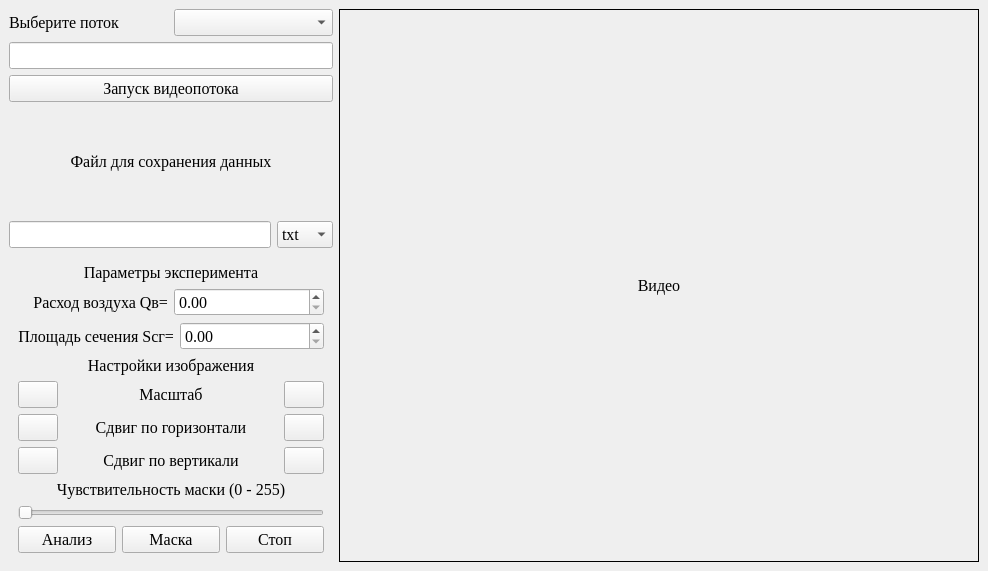
<?xml version="1.0" encoding="UTF-8"?>
<ui version="4.0">
 <class>MainWindow</class>
 <widget class="QMainWindow" name="MainWindow">
  <property name="geometry">
   <rect>
    <x>0</x>
    <y>0</y>
    <width>988</width>
    <height>571</height>
   </rect>
  </property>
  <property name="font">
   <font>
    <family>Times New Roman</family>
    <pointsize>12</pointsize>
   </font>
  </property>
  <property name="windowTitle">
   <string>MainWindow</string>
  </property>
  <widget class="QWidget" name="centralwidget">
   <layout class="QHBoxLayout" name="horizontalLayout_10">
    <item>
     <layout class="QVBoxLayout" name="verticalLayout_3">
      <item>
       <layout class="QHBoxLayout" name="horizontalLayout_6">
        <item>
         <widget class="QLabel" name="label_3">
          <property name="text">
           <string>Выберите поток</string>
          </property>
         </widget>
        </item>
        <item>
         <widget class="QComboBox" name="camera">
          <property name="currentIndex">
           <number>-1</number>
          </property>
          <item>
           <property name="text">
            <string>Из файла</string>
           </property>
          </item>
          <item>
           <property name="text">
            <string>0</string>
           </property>
          </item>
          <item>
           <property name="text">
            <string>1</string>
           </property>
          </item>
          <item>
           <property name="text">
            <string>2</string>
           </property>
          </item>
         </widget>
        </item>
       </layout>
      </item>
      <item>
       <layout class="QHBoxLayout" name="horizontalLayout_5">
        <item>
         <widget class="QLineEdit" name="input_file"/>
        </item>
       </layout>
      </item>
      <item>
       <widget class="QPushButton" name="view">
        <property name="text">
         <string>Запуск видеопотока</string>
        </property>
       </widget>
      </item>
      <item>
       <widget class="QLabel" name="label">
        <property name="text">
         <string>Файл для сохранения данных</string>
        </property>
        <property name="alignment">
         <set>Qt::AlignCenter</set>
        </property>
       </widget>
      </item>
      <item>
       <layout class="QHBoxLayout" name="horizontalLayout_7">
        <item>
         <widget class="QLineEdit" name="result_file"/>
        </item>
        <item>
         <widget class="QComboBox" name="expansion">
          <item>
           <property name="text">
            <string>txt</string>
           </property>
          </item>
          <item>
           <property name="text">
            <string>xlsx</string>
           </property>
          </item>
         </widget>
        </item>
       </layout>
      </item>
      <item>
       <widget class="QWidget" name="setting" native="true">
        <layout class="QVBoxLayout" name="verticalLayout_2">
         <item>
          <layout class="QVBoxLayout" name="verticalLayout">
           <item>
            <layout class="QVBoxLayout" name="verticalLayout_4">
             <item>
              <widget class="QLabel" name="label_2">
               <property name="text">
                <string>Параметры эксперимента</string>
               </property>
               <property name="alignment">
                <set>Qt::AlignCenter</set>
               </property>
              </widget>
             </item>
             <item>
              <layout class="QHBoxLayout" name="horizontalLayout_9">
               <item>
                <widget class="QLabel" name="label_9">
                 <property name="text">
                  <string>Расход воздуха Qв=</string>
                 </property>
                 <property name="alignment">
                  <set>Qt::AlignRight|Qt::AlignTrailing|Qt::AlignVCenter</set>
                 </property>
                </widget>
               </item>
               <item>
                <widget class="QDoubleSpinBox" name="Qv"/>
               </item>
              </layout>
             </item>
             <item>
              <layout class="QHBoxLayout" name="horizontalLayout_8">
               <item>
                <widget class="QLabel" name="label_10">
                 <property name="text">
                  <string>Площадь сечения Sсг=</string>
                 </property>
                 <property name="alignment">
                  <set>Qt::AlignRight|Qt::AlignTrailing|Qt::AlignVCenter</set>
                 </property>
                </widget>
               </item>
               <item>
                <widget class="QDoubleSpinBox" name="ssg"/>
               </item>
              </layout>
             </item>
            </layout>
           </item>
           <item>
            <widget class="QLabel" name="label_5">
             <property name="text">
              <string>Настройки изображения</string>
             </property>
             <property name="alignment">
              <set>Qt::AlignCenter</set>
             </property>
            </widget>
           </item>
           <item>
            <layout class="QHBoxLayout" name="horizontalLayout_3">
             <item>
              <widget class="QPushButton" name="size_min">
               <property name="sizePolicy">
                <sizepolicy hsizetype="Fixed" vsizetype="Fixed">
                 <horstretch>0</horstretch>
                 <verstretch>0</verstretch>
                </sizepolicy>
               </property>
               <property name="maximumSize">
                <size>
                 <width>40</width>
                 <height>40</height>
                </size>
               </property>
               <property name="text">
                <string/>
               </property>
               <property name="iconSize">
                <size>
                 <width>40</width>
                 <height>40</height>
                </size>
               </property>
              </widget>
             </item>
             <item>
              <widget class="QLabel" name="label_6">
               <property name="text">
                <string>Масштаб</string>
               </property>
               <property name="alignment">
                <set>Qt::AlignCenter</set>
               </property>
              </widget>
             </item>
             <item>
              <widget class="QPushButton" name="size_plus">
               <property name="sizePolicy">
                <sizepolicy hsizetype="Fixed" vsizetype="Fixed">
                 <horstretch>40</horstretch>
                 <verstretch>40</verstretch>
                </sizepolicy>
               </property>
               <property name="maximumSize">
                <size>
                 <width>40</width>
                 <height>40</height>
                </size>
               </property>
               <property name="text">
                <string/>
               </property>
               <property name="iconSize">
                <size>
                 <width>40</width>
                 <height>40</height>
                </size>
               </property>
              </widget>
             </item>
            </layout>
           </item>
           <item>
            <layout class="QHBoxLayout" name="horizontalLayout_2">
             <item>
              <widget class="QPushButton" name="x_left">
               <property name="sizePolicy">
                <sizepolicy hsizetype="Fixed" vsizetype="Fixed">
                 <horstretch>0</horstretch>
                 <verstretch>0</verstretch>
                </sizepolicy>
               </property>
               <property name="maximumSize">
                <size>
                 <width>40</width>
                 <height>40</height>
                </size>
               </property>
               <property name="text">
                <string/>
               </property>
               <property name="iconSize">
                <size>
                 <width>40</width>
                 <height>40</height>
                </size>
               </property>
              </widget>
             </item>
             <item>
              <widget class="QLabel" name="label_7">
               <property name="text">
                <string>Сдвиг по горизонтали</string>
               </property>
               <property name="alignment">
                <set>Qt::AlignCenter</set>
               </property>
              </widget>
             </item>
             <item>
              <widget class="QPushButton" name="x_right">
               <property name="sizePolicy">
                <sizepolicy hsizetype="Fixed" vsizetype="Fixed">
                 <horstretch>0</horstretch>
                 <verstretch>0</verstretch>
                </sizepolicy>
               </property>
               <property name="maximumSize">
                <size>
                 <width>40</width>
                 <height>40</height>
                </size>
               </property>
               <property name="text">
                <string/>
               </property>
               <property name="iconSize">
                <size>
                 <width>40</width>
                 <height>40</height>
                </size>
               </property>
              </widget>
             </item>
            </layout>
           </item>
           <item>
            <layout class="QHBoxLayout" name="horizontalLayout">
             <item>
              <widget class="QPushButton" name="y_up">
               <property name="sizePolicy">
                <sizepolicy hsizetype="Fixed" vsizetype="Fixed">
                 <horstretch>0</horstretch>
                 <verstretch>0</verstretch>
                </sizepolicy>
               </property>
               <property name="maximumSize">
                <size>
                 <width>40</width>
                 <height>40</height>
                </size>
               </property>
               <property name="text">
                <string/>
               </property>
               <property name="iconSize">
                <size>
                 <width>40</width>
                 <height>40</height>
                </size>
               </property>
              </widget>
             </item>
             <item>
              <widget class="QLabel" name="label_8">
               <property name="text">
                <string>Сдвиг по вертикали</string>
               </property>
               <property name="alignment">
                <set>Qt::AlignCenter</set>
               </property>
              </widget>
             </item>
             <item>
              <widget class="QPushButton" name="y_down">
               <property name="sizePolicy">
                <sizepolicy hsizetype="Fixed" vsizetype="Fixed">
                 <horstretch>0</horstretch>
                 <verstretch>0</verstretch>
                </sizepolicy>
               </property>
               <property name="maximumSize">
                <size>
                 <width>40</width>
                 <height>40</height>
                </size>
               </property>
               <property name="text">
                <string/>
               </property>
               <property name="iconSize">
                <size>
                 <width>40</width>
                 <height>40</height>
                </size>
               </property>
              </widget>
             </item>
            </layout>
           </item>
           <item>
            <widget class="QLabel" name="label_4">
             <property name="text">
              <string>Чувствительность маски (0 - 255)</string>
             </property>
             <property name="alignment">
              <set>Qt::AlignCenter</set>
             </property>
            </widget>
           </item>
           <item>
            <widget class="QSlider" name="mask_value">
             <property name="maximum">
              <number>255</number>
             </property>
             <property name="orientation">
              <enum>Qt::Horizontal</enum>
             </property>
            </widget>
           </item>
          </layout>
         </item>
         <item>
          <layout class="QHBoxLayout" name="horizontalLayout_4">
           <item>
            <widget class="QPushButton" name="analize">
             <property name="text">
              <string>Анализ</string>
             </property>
            </widget>
           </item>
           <item>
            <widget class="QPushButton" name="mask">
             <property name="text">
              <string>Маска</string>
             </property>
            </widget>
           </item>
           <item>
            <widget class="QPushButton" name="stop">
             <property name="text">
              <string>Стоп</string>
             </property>
            </widget>
           </item>
          </layout>
         </item>
        </layout>
       </widget>
      </item>
     </layout>
    </item>
    <item>
     <widget class="QLabel" name="video">
      <property name="minimumSize">
       <size>
        <width>640</width>
        <height>480</height>
       </size>
      </property>
      <property name="frameShape">
       <enum>QFrame::Box</enum>
      </property>
      <property name="text">
       <string>Видео</string>
      </property>
      <property name="alignment">
       <set>Qt::AlignCenter</set>
      </property>
     </widget>
    </item>
   </layout>
  </widget>
 </widget>
 <resources/>
 <connections/>
</ui>
